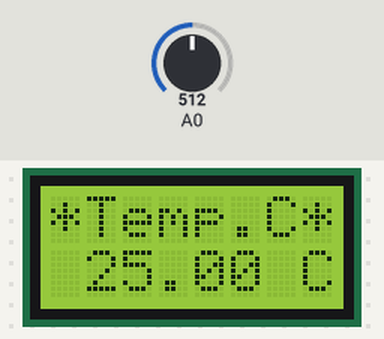
Bench run of a sketch on a simulated Arduino Uno, built with avr-gcc and run on an emulated ATmega328P. On the bench: 8×2 character LCD. The test bench sets the inputs (shaded band); at power-on: A0 = 512. What the sketch prints to the serial monitor is not drawn.

Above: at 1.2 s.
1.3 s: A0 set to 716
At 2.8 s:
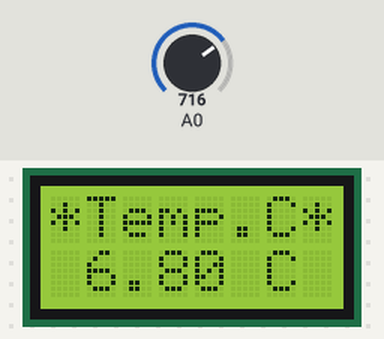
3.5 s: A0 set to 900
At 4.7 s:
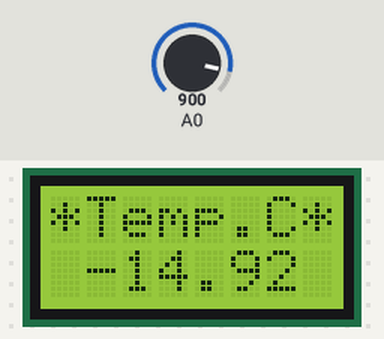
5.5 s: A0 set to 1023
At 6.7 s:
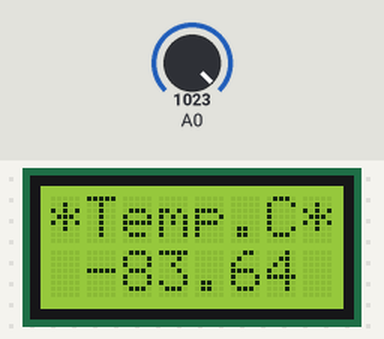
Timing chart, 0 to 8.5 s (numbered marks = the images above; inputs shaded):
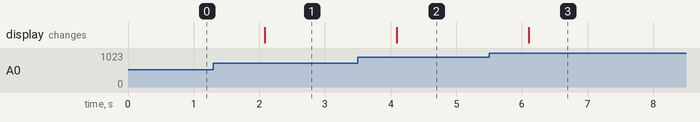

Measured:
- after the input at 1.3 s, the display: changes after 0.78 s (image 1)
- after the input at 3.5 s, the display: changes after 0.59 s (image 2)
- after the input at 5.5 s, the display: changes after 0.60 s (image 3)

The sketch:

ex503.ino
```cpp
#include <LiquidCrystal.h>

LiquidCrystal lcd(12,11,5,4,3,2);

double R1=10000.0;
double V_IN=5.0;
double A=0.001129148;
double B=0.000234125;
double C=0.0000000876741;
double adcRaw;
double Vout;
double R_th;
double kelvin;
double celsius;

void setup()
{
  lcd.begin(8,2);
  lcd.setCursor(0,0);
  Serial.begin(9600);
}
void loop()
{
  adcRaw=analogRead(0);
  Vout=adcRaw/1024*V_IN;
  R_th=(R1*Vout)/(V_IN-Vout);
  Serial.print(R_th);
  kelvin=SteinhartHart(R_th);
  celsius=kelvin-273.15;
  printTemp(celsius);
  delay(1000);
}
double SteinhartHart(double R)
{
  double logR=log(R);
  double logR3=logR*logR*logR;
  return 1.0 / (A+B * logR + C*logR3);
}
void printTemp(double temp)
{
  lcd.clear();
  lcd.setCursor(0,0);
  lcd.print("*Temp.C*");
  lcd.setCursor(1,1);
  lcd.print(temp);
  lcd.print(" C");
}
```
